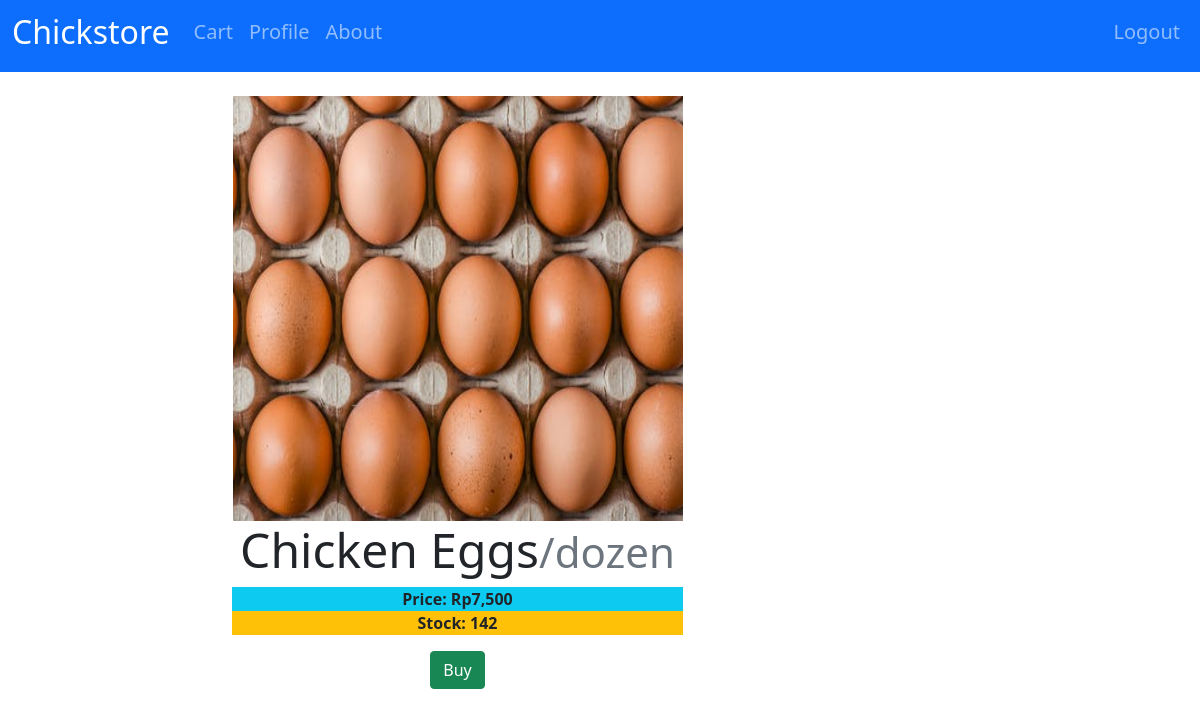
/product/1 (signed in), run on the app's committed database.
### account/models.py (models this page shows, shortened)
class Product(models.Model):
    name = models.CharField(max_length=200)
    price = models.BigIntegerField()
    extra = models.CharField(max_length=200)
    tags = models.ManyToManyField(Tag)
    quantity = models.IntegerField(null=True)
    picture = models.ImageField(
        upload_to='products', validators=[validate_image])
    date_added = models.DateField(auto_now_add=True, null=True)
    placeholder = models.BooleanField(default=False)

### account/decorators.py (the view)
        def wrapper_func(request, *args, **kwargs):
            if request.user.group.name == allowed_roles[0]:
                return view_func(request, *args, **kwargs)
            if request.user.group.name == 'staff':
                return redirect('staff_page')
            else:
                return HttpResponse("Unauthorized access!")

### account/views.py (called while the page is built, shortened)
@login_required(login_url='login')
@allowed_users(allowed_roles=['customer'])
def productpage(request, product_id):
    product = get_object_or_404(Product, pk=product_id)
    current_user = request.user
    context = {
        'product': product
    }
    return render(request, 'chickstore/productpage.html', context)

### templates/chickstore/productpage.html (shortened to what this page needs)
{% extends 'common/base.html' %}
{% block content %}
{% load humanize %}
{% load static %}
<div class="row justify-content-center mt-4">
    <div class="col col-xl-5 text-center mb-3">
        {% if product.id == 1 %}
        <img class="product-image" src="{% static 'products/egg.jpg' %}" width="450rem" , height="425rem">
        {% elif product.id == 2 %}
        <img class="product-image" src="{% static 'products/chicken_fillet.jpg' %}" width="450rem" , height="425rem">
        {% elif product.id == 3 %}
        <img class="product-image" src="{% static 'products/chicken_breast.jpg' %}" width="450rem" , height="425rem">
        {% elif product.id == 4 %}
        <img class="product-image" src="{% static 'products/chicken_wings.jpg' %}" width="450rem" , height="425rem">
        {% elif product.id == 5 %}
        <img class="product-image" src="{% static 'products/chicken_feet.jpg' %}" width="450rem" , height="425rem">
        {% else %}
        <img class="product-image" src="{{product.picture.url}}" width="450rem" , height="425rem">
        {% endif %}
        <h3 class="display-5">
            {{product.name}}<small class="text-muted">{{product.extra}}</small>
        </h3>
        <div class="text-left">
            <strong>
                <p class="bg-info" style="margin-bottom: 0;">Price: Rp{{product.price|intcomma}}</p>
                <p class="bg-warning" style="display: block;">Stock: {{product.quantity}}</p>
            </strong>
        </div>
        {% if product.quantity %}
            <button class="btn btn-md btn-success" onclick="buy()">Buy</button>
        {% else %}
            <button class="btn btn-sm btn-danger disabled">Sold Out</button>
        {% endif %}
    </div>
    <div class="col col-xl-3 mb-3">
    </div>
</div>
{% endblock %}

### data on the page
Product: name "Chicken Eggs", extra "/dozen", price "7,500", quantity "142"
